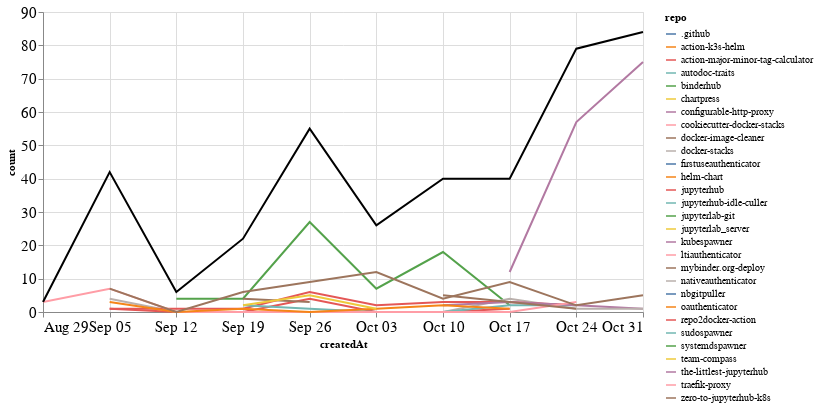

The code cell stored with this chart in its notebook:
### Markdown cell above
### Comments

### Code cell
comments_time = comments.groupby('repo').resample('W', on='createdAt').count()['author'].reset_index()
comments_time = comments_time.rename(columns={'author': 'count'})
comments_time_total = comments_time.groupby('createdAt').agg({"count": "sum"}).reset_index()
ch1 = alt.Chart(comments_time, width=600).mark_line().encode(
    x='createdAt',
    y='count',
    color='repo',
    tooltip="repo"
)

ch2 = alt.Chart(comments_time_total, width=600).mark_line(color="black").encode(
    x='createdAt',
    y='count',
)

ch1 + ch2

### Figure 1 — Vega-Lite specification as saved in the notebook (floating-point values rounded to 4 significant figures)
{"config": {"axisLeft": {"labelFontSize": 15}, "axisBottom": {"labelFontSize": 15}}, "layer": [{"data": {"name": "data-82bd3db96078f4e27239f65e1fa2e1f2"}, "mark": "line", "encoding": {"color": {"type": "nominal", "field": "repo"}, "tooltip": {"type": "nominal", "field": "repo"}, "x": {"type": "temporal", "field": "createdAt"}, "y": {"type": "quantitative", "field": "count"}}, "width": 600}, {"data": {"name": "data-62b875f1099c29173cff0c8dedafeb31"}, "mark": {"type": "line", "color": "black"}, "encoding": {"x": {"type": "temporal", "field": "createdAt"}, "y": {"type": "quantitative", "field": "count"}}, "width": 600}], "$schema": "https://vega.github.io/schema/vega-lite/v4.8.1.json", "datasets": {"data-82bd3db96078f4e27239f65e1fa2e1f2": [{"repo": ".github", "createdAt": "2021-10-24T00:00:00", "count": 1}, {"repo": "action-k3s-helm", "createdAt": "2021-10-10T00:00:00", "count": 5}, {"repo": "action-major-minor-tag-calculator", "createdAt": "2021-09-05T00:00:00", "count": 1}, {"repo": "action-major-minor-tag-calculator", "createdAt": "2021-09-12T00:00:00", "count": 0}, {"repo": "action-major-minor-tag-calculator", "createdAt": "2021-09-19T00:00:00", "count": 0}, {"repo": "action-major-minor-tag-calculator", "createdAt": "2021-09-26T00:00:00", "count": 4}, {"repo": "action-major-minor-tag-calculator", "createdAt": "2021-10-03T00:00:00", "count": 0}, {"repo": "action-major-minor-tag-calculator", "createdAt": "2021-10-10T00:00:00", "count": 0}, {"repo": "action-major-minor-tag-calculator", "createdAt": "2021-10-17T00:00:00", "count": 1}, {"repo": "autodoc-traits", "createdAt": "2021-10-24T00:00:00", "count": 1}, {"repo": "binderhub", "createdAt": "2021-09-12T00:00:00", "count": 4}, {"repo": "binderhub", "createdAt": "2021-09-19T00:00:00", "count": 4}, {"repo": "binderhub", "createdAt": "2021-09-26T00:00:00", "count": 27}, {"repo": "binderhub", "createdAt": "2021-10-03T00:00:00", "count": 7}, {"repo": "binderhub", "createdAt": "2021-10-10T00:00:00", "count": 18}, {"repo": "binderhub", "createdAt": "2021-10-17T00:00:00", "count": 2}, {"repo": "chartpress", "createdAt": "2021-09-05T00:00:00", "count": 2}, {"repo": "configurable-http-proxy", "createdAt": "2021-09-19T00:00:00", "count": 2}, {"repo": "cookiecutter-docker-stacks", "createdAt": "2021-09-05T00:00:00", "count": 1}, {"repo": "docker-image-cleaner", "createdAt": "2021-09-19T00:00:00", "count": 4}, {"repo": "docker-image-cleaner", "createdAt": "2021-09-26T00:00:00", "count": 3}, {"repo": "docker-stacks", "createdAt": "2021-09-05T00:00:00", "count": 4}, {"repo": "docker-stacks", "createdAt": "2021-09-12T00:00:00", "count": 0}, {"repo": "docker-stacks", "createdAt": "2021-09-19T00:00:00", "count": 0}, {"repo": "docker-stacks", "createdAt": "2021-09-26T00:00:00", "count": 0}, {"repo": "docker-stacks", "createdAt": "2021-10-03T00:00:00", "count": 0}, {"repo": "docker-stacks", "createdAt": "2021-10-10T00:00:00", "count": 0}, {"repo": "docker-stacks", "createdAt": "2021-10-17T00:00:00", "count": 4}, {"repo": "docker-stacks", "createdAt": "2021-10-24T00:00:00", "count": 1}, {"repo": "firstuseauthenticator", "createdAt": "2021-10-31T00:00:00", "count": 2}, {"repo": "helm-chart", "createdAt": "2021-10-10T00:00:00", "count": 1}, {"repo": "jupyterhub", "createdAt": "2021-09-05T00:00:00", "count": 1}, {"repo": "jupyterhub", "createdAt": "2021-09-12T00:00:00", "count": 1}, {"repo": "jupyterhub", "createdAt": "2021-09-19T00:00:00", "count": 1}, {"repo": "jupyterhub", "createdAt": "2021-09-26T00:00:00", "count": 6}, {"repo": "jupyterhub", "createdAt": "2021-10-03T00:00:00", "count": 2}, {"repo": "jupyterhub", "createdAt": "2021-10-10T00:00:00", "count": 3}, {"repo": "jupyterhub", "createdAt": "2021-10-17T00:00:00", "count": 3}, {"repo": "jupyterhub", "createdAt": "2021-10-24T00:00:00", "count": 2}, {"repo": "jupyterhub-idle-culler", "createdAt": "2021-09-19T00:00:00", "count": 2}, {"repo": "jupyterhub-idle-culler", "createdAt": "2021-09-26T00:00:00", "count": 1}, {"repo": "jupyterhub-idle-culler", "createdAt": "2021-10-03T00:00:00", "count": 0}, {"repo": "jupyterhub-idle-culler", "createdAt": "2021-10-10T00:00:00", "count": 0}, {"repo": "jupyterhub-idle-culler", "createdAt": "2021-10-17T00:00:00", "count": 2}, {"repo": "jupyterhub-idle-culler", "createdAt": "2021-10-24T00:00:00", "count": 2}, {"repo": "jupyterlab-git", "createdAt": "2021-10-03T00:00:00", "count": 2}, {"repo": "jupyterlab_server", "createdAt": "2021-10-03T00:00:00", "count": 1}, {"repo": "kubespawner", "createdAt": "2021-10-10T00:00:00", "count": 2}, {"repo": "kubespawner", "createdAt": "2021-10-17T00:00:00", "count": 3}, {"repo": "kubespawner", "createdAt": "2021-10-24T00:00:00", "count": 2}, {"repo": "kubespawner", "createdAt": "2021-10-31T00:00:00", "count": 1}, {"repo": "ltiauthenticator", "createdAt": "2021-08-29T00:00:00", "count": 3}, {"repo": "ltiauthenticator", "createdAt": "2021-09-05T00:00:00", "count": 7}, {"repo": "ltiauthenticator", "createdAt": "2021-09-12T00:00:00", "count": 0}, {"repo": "ltiauthenticator", "createdAt": "2021-09-19T00:00:00", "count": 0}, {"repo": "ltiauthenticator", "createdAt": "2021-09-26T00:00:00", "count": 0}, {"repo": "ltiauthenticator", "createdAt": "2021-10-03T00:00:00", "count": 0}, {"repo": "ltiauthenticator", "createdAt": "2021-10-10T00:00:00", "count": 0}, {"repo": "ltiauthenticator", "createdAt": "2021-10-17T00:00:00", "count": 0}, {"repo": "ltiauthenticator", "createdAt": "2021-10-24T00:00:00", "count": 3}, {"repo": "mybinder.org-deploy", "createdAt": "2021-10-10T00:00:00", "count": 5}, {"repo": "mybinder.org-deploy", "createdAt": "2021-10-17T00:00:00", "count": 3}, {"repo": "mybinder.org-deploy", "createdAt": "2021-10-24T00:00:00", "count": 1}, {"repo": "nativeauthenticator", "createdAt": "2021-10-24T00:00:00", "count": 1}, {"repo": "nativeauthenticator", "createdAt": "2021-10-31T00:00:00", "count": 1}, {"repo": "nbgitpuller", "createdAt": "2021-09-05T00:00:00", "count": 15}, {"repo": "oauthenticator", "createdAt": "2021-09-05T00:00:00", "count": 3}, {"repo": "oauthenticator", "createdAt": "2021-09-12T00:00:00", "count": 0}, {"repo": "oauthenticator", "createdAt": "2021-09-19T00:00:00", "count": 1}, {"repo": "oauthenticator", "createdAt": "2021-09-26T00:00:00", "count": 0}, {"repo": "oauthenticator", "createdAt": "2021-10-03T00:00:00", "count": 1}, {"repo": "oauthenticator", "createdAt": "2021-10-10T00:00:00", "count": 2}, {"repo": "oauthenticator", "createdAt": "2021-10-17T00:00:00", "count": 1}, {"repo": "repo2docker-action", "createdAt": "2021-09-05T00:00:00", "count": 1}, {"repo": "sudospawner", "createdAt": "2021-09-12T00:00:00", "count": 1}, {"repo": "systemdspawner", "createdAt": "2021-10-24T00:00:00", "count": 3}, {"repo": "team-compass", "createdAt": "2021-09-19T00:00:00", "count": 2}, {"repo": "team-compass", "createdAt": "2021-09-26T00:00:00", "count": 5}, {"repo": "team-compass", "createdAt": "2021-10-03T00:00:00", "count": 1}, {"repo": "the-littlest-jupyterhub", "createdAt": "2021-10-17T00:00:00", "count": 12}, {"repo": "the-littlest-jupyterhub", "createdAt": "2021-10-24T00:00:00", "count": 57}, {"repo": "the-littlest-jupyterhub", "createdAt": "2021-10-31T00:00:00", "count": 75}, {"repo": "traefik-proxy", "createdAt": "2021-10-24T00:00:00", "count": 3}, {"repo": "zero-to-jupyterhub-k8s", "createdAt": "2021-09-05T00:00:00", "count": 7}, {"repo": "zero-to-jupyterhub-k8s", "createdAt": "2021-09-12T00:00:00", "count": 0}, {"repo": "zero-to-jupyterhub-k8s", "createdAt": "2021-09-19T00:00:00", "count": 6}, {"repo": "zero-to-jupyterhub-k8s", "createdAt": "2021-09-26T00:00:00", "count": 9}, {"repo": "zero-to-jupyterhub-k8s", "createdAt": "2021-10-03T00:00:00", "count": 12}, {"repo": "zero-to-jupyterhub-k8s", "createdAt": "2021-10-10T00:00:00", "count": 4}, {"repo": "zero-to-jupyterhub-k8s", "createdAt": "2021-10-17T00:00:00", "count": 9}, {"repo": "zero-to-jupyterhub-k8s", "createdAt": "2021-10-24T00:00:00", "count": 2}, {"repo": "zero-to-jupyterhub-k8s", "createdAt": "2021-10-31T00:00:00", "count": 5}], "data-62b875f1099c29173cff0c8dedafeb31": [{"createdAt": "2021-08-29T00:00:00", "count": 3}, {"createdAt": "2021-09-05T00:00:00", "count": 42}, {"createdAt": "2021-09-12T00:00:00", "count": 6}, {"createdAt": "2021-09-19T00:00:00", "count": 22}, {"createdAt": "2021-09-26T00:00:00", "count": 55}, {"createdAt": "2021-10-03T00:00:00", "count": 26}, {"createdAt": "2021-10-10T00:00:00", "count": 40}, {"createdAt": "2021-10-17T00:00:00", "count": 40}, {"createdAt": "2021-10-24T00:00:00", "count": 79}, {"createdAt": "2021-10-31T00:00:00", "count": 84}]}}
